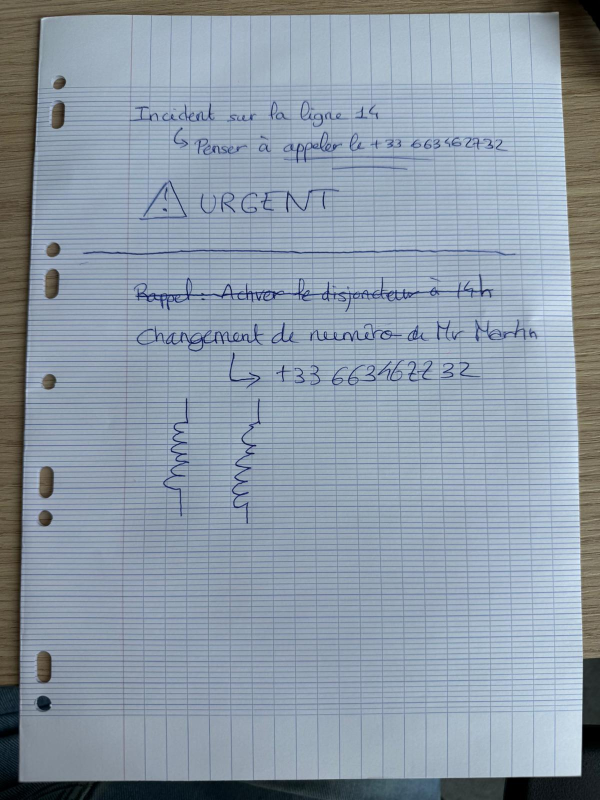
#> input picture src/proc/paper_detection/test_image.jpg, 1200 x 1600 px, given in place of the camera (shown at 1/2 size)
$ python config_shape_detector.py
#> lines starting #> are read from the running program, lines starting #| are printed output that depends on the picture; after the words box and inside, x2 and y2 are one past the last pixel; in counts of white or black regions, pixels touching at a corner belong together
### src/proc/paper_detection/shape_detector.py
# Detects quadrilateral shapes in an image and filters them based on size and color
# Only white quadrilaterals likely to represent sheets of paper are kept

import cv2
import numpy as np


# --- HYPERPARAMETERS ---
# Bilateral filtering
BILATERAL_D: int = 5               # Neighborhood diameter for bilateral filtering
BILATERAL_SIGMA_COLOR: int = 20    # Filter strength for color differences
BILATERAL_SIGMA_SPACE: int = 20    # Filter strength for spatial distance

# Edge detection (Canny)
CANNY_THRESHOLD1: int = 75         # Lower threshold for Canny edges
CANNY_THRESHOLD2: int = 200        # Upper threshold for Canny edges

# Morphology (closing edges)
MORPH_KERNEL_SIZE: int = 7         # Kernel size for closing gaps
MORPH_ITERATIONS: int = 1          # Number of closing iterations

# Polygon approximation
POLY_EPSILON_FACTOR: float = 0.01  # Fraction of perimeter for approxPolyDP

# Quadrilateral filtering
MIN_AREA_RATIO: float = 0.05       # Minimum area relative to image to keep polygon

# Color filtering (white areas)
MAX_SATURATION: int = 100          # Maximum saturation to consider a region white
MIN_VALUE: int = 175               # Minimum brightness to consider a region white


def preprocessed_image(img: np.ndarray, bilateral_d: int = BILATERAL_D, bilateral_sigma_color: int = BILATERAL_SIGMA_COLOR, bilateral_sigma_space:int = BILATERAL_SIGMA_SPACE) -> np.ndarray:
    """
    Convert the image to grayscale and apply a bilateral filter
    to reduce noise while preserving edges.
    """
    gray = cv2.cvtColor(img, cv2.COLOR_BGR2GRAY)
    denoised = cv2.bilateralFilter(gray, bilateral_d, bilateral_sigma_color, bilateral_sigma_space)
    return denoised


def shape_detector(img: np.ndarray, bilateral_d: int = BILATERAL_D, bilateral_sigma_color: int = BILATERAL_SIGMA_COLOR,
                bilateral_sigma_space: int = BILATERAL_SIGMA_SPACE, canny_threshold1: int = CANNY_THRESHOLD1, canny_threshold2: int = CANNY_THRESHOLD2,
                morph_kernel_size: int = MORPH_KERNEL_SIZE, morph_iterations: int = MORPH_ITERATIONS, poly_epsilon_factor: float = POLY_EPSILON_FACTOR,
                min_area_ratio: float = MIN_AREA_RATIO, max_saturation: int = MAX_SATURATION, min_value: int = MIN_VALUE) -> list[np.ndarray]:
    """
    Detect quadrilateral shapes in the image that likely correspond to sheets of paper

    Steps:
    - Preprocess image (grayscale + bilateral filter)
    - Detect edges using Canny and close gaps with morphology
    - Approximate contours to polygons
    - Filter quadrilaterals by area, convexity, and color (white)
    """
    proc = preprocessed_image(img, bilateral_d, bilateral_sigma_color, bilateral_sigma_space)
    h, w = img.shape[:2]

    # Binarize to find edges
    edges = cv2.Canny(proc, canny_threshold1, canny_threshold2)

    # Close gaps in edges
    kernel = cv2.getStructuringElement(cv2.MORPH_RECT, (morph_kernel_size, morph_kernel_size))
    edges = cv2.morphologyEx(edges, cv2.MORPH_CLOSE, kernel, iterations=morph_iterations)

    # Find contours
    contours, _ = cv2.findContours(
        edges, cv2.RETR_LIST, cv2.CHAIN_APPROX_SIMPLE)

    valid_shapes = []

    # Convert image to HSV
    hsv = cv2.cvtColor(img, cv2.COLOR_BGR2HSV)

    for cnt in contours:
        # Convex hull
        hull = cv2.convexHull(cnt)

        # Polygon approximation
        perimeter = cv2.arcLength(hull, True)
        approx = cv2.approxPolyDP(hull, poly_epsilon_factor * perimeter, True)

        # Keep only polygons likely to be sheets of paper
        if len(approx) == 4 and cv2.contourArea(cnt) > min_area_ratio * h * w and cv2.isContourConvex(approx):
            # Create mask for quadrilateral
            mask = np.zeros((h, w), dtype=np.uint8)
            cv2.drawContours(mask, [approx], -1, 255, -1)

            # Compute mean HSV values within quadrilateral
            mean_h, mean_s, mean_v = cv2.mean(hsv, mask=mask)[:3]

            # Condition: bright and low saturation (white)
            if mean_s < max_saturation and mean_v > min_value:
                valid_shapes.append(approx)

    return valid_shapes

### src/proc/paper_detection/config_shape_detector.py
# Configuration of parameters used for leaf detection via contour detection
# Returns the parameters to be updated in shape_detector.py after configuration

import sys, os
REPO_PATH = os.path.abspath(os.path.join(os.path.dirname(__file__), '../../..'))
if REPO_PATH not in sys.path:
    sys.path.insert(0, REPO_PATH)
import cv2
import numpy as np
import time
from src.proc.paper_detection.shape_detector import shape_detector


def tune_shape_detector_camera() -> dict[str, float]:
    """
    Interactive tuner for shape_detector
    """

    # Default values (sufficient for most cases)
    BILATERAL_D = 5
    BILATERAL_SIGMA_COLOR = 20
    BILATERAL_SIGMA_SPACE = 20
    CANNY_THRESHOLD1 = 75
    CANNY_THRESHOLD2 = 200
    MORPH_KERNEL_SIZE = 7
    MORPH_ITERATIONS = 1
    POLY_EPSILON_FACTOR = 0.01
    MIN_AREA_RATIO = 0.05
    MAX_SATURATION = 100
    MIN_VALUE = 175

    def nothing(x):
        pass

    cap = cv2.VideoCapture(0)
    cv2.namedWindow("Shape Detector Tuner", cv2.WINDOW_NORMAL)

    # Trackbars
    cv2.createTrackbar("D", "Shape Detector Tuner", BILATERAL_D, 20, nothing)
    cv2.createTrackbar("SIG_COLOR", "Shape Detector Tuner", BILATERAL_SIGMA_COLOR, 200, nothing)
    cv2.createTrackbar("SIG_SPACE", "Shape Detector Tuner", BILATERAL_SIGMA_SPACE, 200, nothing)
    cv2.createTrackbar("THRESHOLD1", "Shape Detector Tuner", CANNY_THRESHOLD1, 300, nothing)
    cv2.createTrackbar("THRESHOLD2", "Shape Detector Tuner", CANNY_THRESHOLD2, 300, nothing)
    cv2.createTrackbar("KERNEL_SIZE", "Shape Detector Tuner", MORPH_KERNEL_SIZE, 21, nothing)
    cv2.createTrackbar("ITERATIONS", "Shape Detector Tuner", MORPH_ITERATIONS, 10, nothing)
    cv2.createTrackbar("EPSILON", "Shape Detector Tuner", int(POLY_EPSILON_FACTOR*100), 20, nothing)
    cv2.createTrackbar("MIN_AREA", "Shape Detector Tuner", int(MIN_AREA_RATIO*100), 50, nothing)
    cv2.createTrackbar("MAX_SAT", "Shape Detector Tuner", MAX_SATURATION, 255, nothing)
    cv2.createTrackbar("MIN_VALUE", "Shape Detector Tuner", MIN_VALUE, 255, nothing)

    while True:
        ret, frame = cap.read()
#> frame is the input picture: shape (1600, 1200, 3); mean B, G, R 168.4, 154.6, 141.2
        if not ret:
            continue

        # Safe reading of the trackbar values
        bilateral_d = max(cv2.getTrackbarPos("D", "Shape Detector Tuner"), 1)
        bilateral_sigma_color = cv2.getTrackbarPos("SIG_COLOR", "Shape Detector Tuner")
        bilateral_sigma_space = cv2.getTrackbarPos("SIG_SPACE", "Shape Detector Tuner")
        canny_threshold1 = cv2.getTrackbarPos("THRESHOLD1", "Shape Detector Tuner")
        canny_threshold2 = cv2.getTrackbarPos("THRESHOLD2", "Shape Detector Tuner")
        morph_kernel_size = max(cv2.getTrackbarPos("KERNEL_SIZE", "Shape Detector Tuner"), 1)
        if morph_kernel_size % 2 == 0:
            morph_kernel_size += 1
        morph_iterations = max(cv2.getTrackbarPos("ITERATIONS", "Shape Detector Tuner"), 1)
        poly_epsilon_factor = max(cv2.getTrackbarPos("EPSILON", "Shape Detector Tuner") / 100, 0.001)
        min_area_ratio = max(cv2.getTrackbarPos("MIN_AREA", "Shape Detector Tuner") / 100, 0.001)
        max_saturation = cv2.getTrackbarPos("MAX_SAT", "Shape Detector Tuner")
        min_value = cv2.getTrackbarPos("MIN_VALUE", "Shape Detector Tuner")

        # Intermediate processing steps
        gray = cv2.cvtColor(frame, cv2.COLOR_BGR2GRAY)
        preproc = cv2.bilateralFilter(gray, d=bilateral_d, sigmaColor=bilateral_sigma_color, sigmaSpace=bilateral_sigma_space)
        edges = cv2.Canny(preproc, canny_threshold1, canny_threshold2)
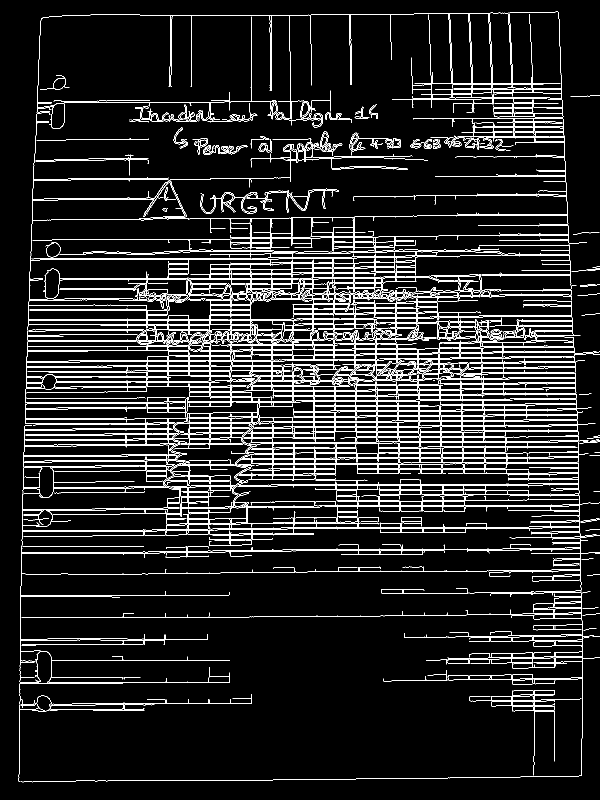
#> edges: shape (1600, 1200) (shown at 1/2 size); 8.4% white in thin lines or dots
        kernel = cv2.getStructuringElement(cv2.MORPH_RECT, (morph_kernel_size, morph_kernel_size))
        closed = cv2.morphologyEx(edges, cv2.MORPH_CLOSE, kernel, iterations=morph_iterations)
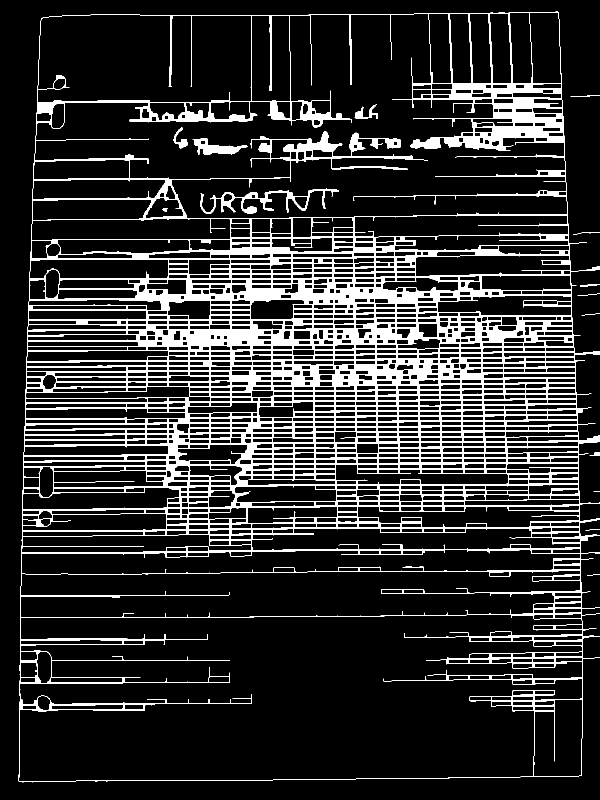
#> closed: shape (1600, 1200) (shown at 1/2 size); 14.6% white; 15 white regions (1 under 20 px)

        shapes = shape_detector(frame, bilateral_d, bilateral_sigma_color, bilateral_sigma_space,
                                canny_threshold1, canny_threshold2, morph_kernel_size, morph_iterations,
                                poly_epsilon_factor, min_area_ratio, max_saturation, min_value)
#> in shape_detector, `contours, _ = cv2.findContours( edges, cv2.RETR_LIST, cv2.CHAIN_APPROX..`: contours = 1194 contours, 7 with area under 20; largest, box (x1, y1, x2, y2) and area: (37, 23, 1200, 1565) 1673620, (37, 1228, 1166, 1564) 322753, (68, 27, 1135, 438) 219903, (40, 1140, 1162, 1236) 91803, (75, 29, 503, 206) 72112
#> in shape_detector, `hsv = cv2.cvtColor(img, cv2.COLOR_BGR2HSV)`: hsv: shape (1600, 1200, 3); mean H, S, V 96.9, 52.5, 171
#> the loop in shape_detector, `for cnt in contours:` made 1194 passes
#> perimeter on passes 1 to 3: 95.66, 94.1, 70.49
#> after the loop in shape_detector, `for cnt in contours:`: valid_shapes = []
#> shapes = []

        # Display contours on a copy of the image
        detected = frame.copy()
        for s in shapes:
            cv2.drawContours(detected, [s], -1, (0, 255, 0), 4)
#> this loop made 0 passes

        # Resize all steps for a 2x2 canvas
        h, w = frame.shape[:2]
#> h = 1600; w = 1200
        preproc_color = cv2.cvtColor(preproc, cv2.COLOR_GRAY2BGR)
        edges_color = cv2.cvtColor(edges, cv2.COLOR_GRAY2BGR)
#> edges_color: shape (1600, 1200, 3); 8.4% white in thin lines or dots
        closed_color = cv2.cvtColor(closed, cv2.COLOR_GRAY2BGR)
#> closed_color: shape (1600, 1200, 3); 14.6% white; 15 white regions (1 under 20 px), largest, box (x1, y1, x2, y2) and area: (37, 23, 1200, 1565) 275136, (401, 377, 678, 428) 2916, (385, 277, 495, 310) 1603

        preproc_resized = cv2.resize(preproc_color, (w//2, h//2))
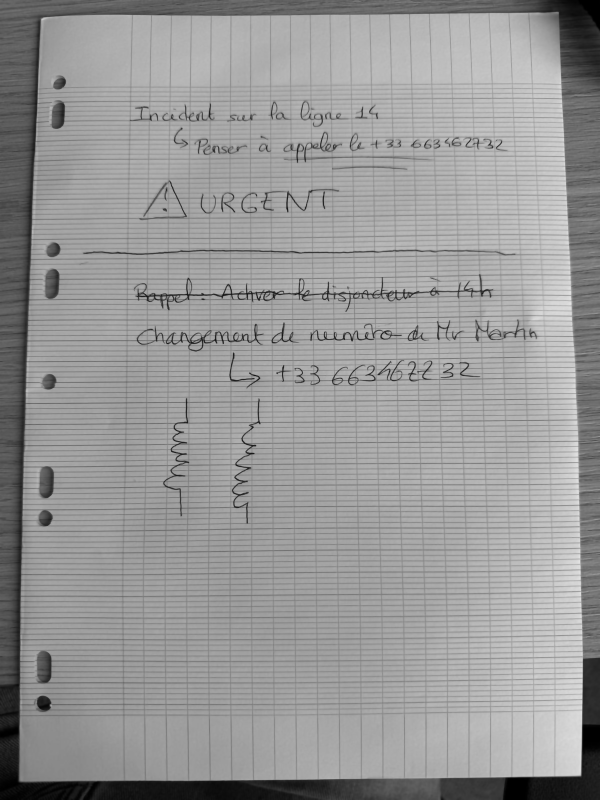
#> preproc_resized: shape (800, 600, 3); min 0, max 227, mean 152
        edges_resized = cv2.resize(edges_color, (w//2, h//2))
        closed_resized = cv2.resize(closed_color, (w//2, h//2))
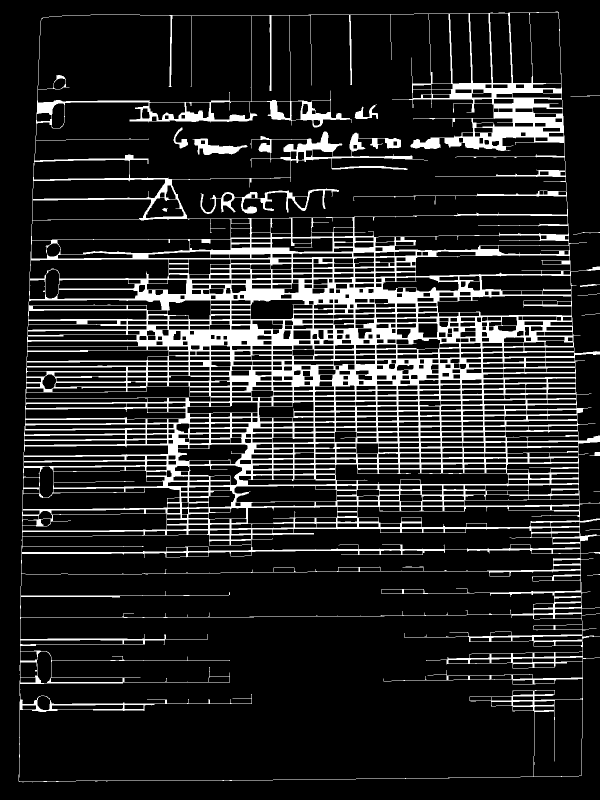
#> closed_resized: shape (800, 600, 3); min 0, max 255, mean 37.4
        detected_resized = cv2.resize(detected, (w//2, h//2))

        # Combine into a 2x2 canvas
        top = np.hstack((preproc_resized, edges_resized))
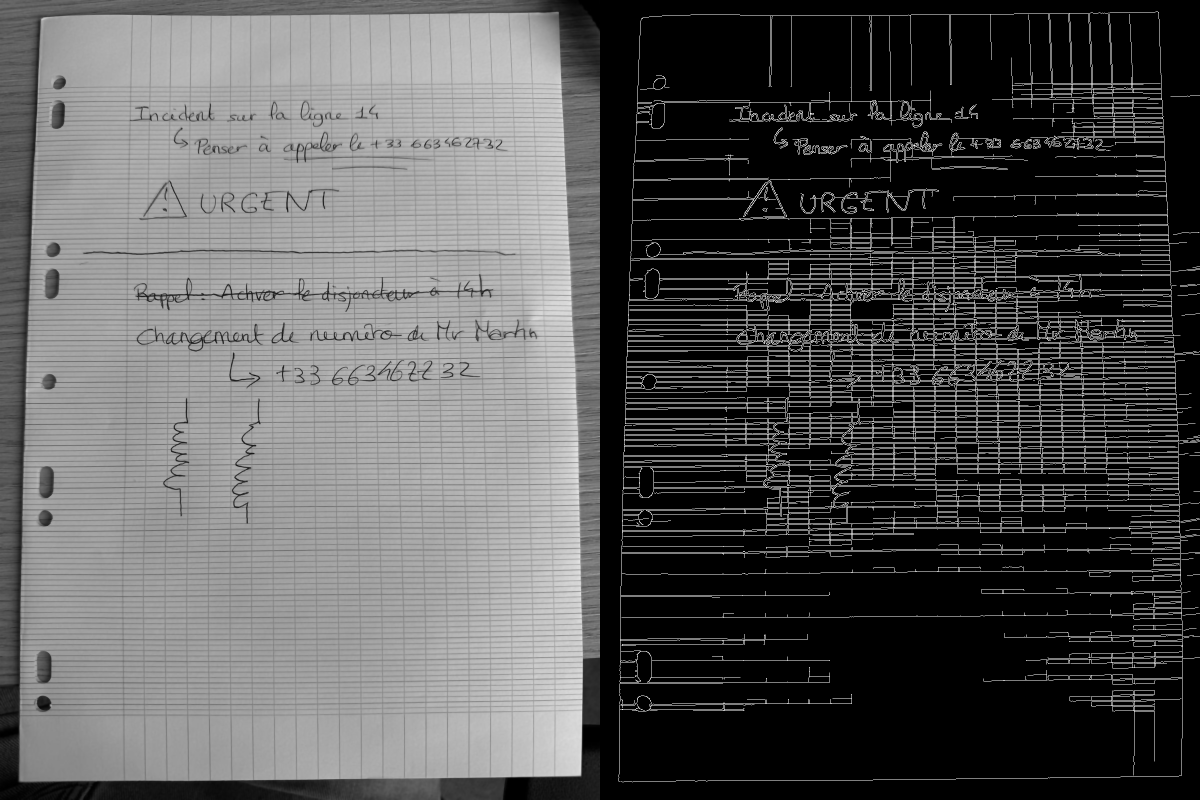
#> top: shape (800, 1200, 3); min 0, max 255, mean 86.7
        bottom = np.hstack((closed_resized, detected_resized))
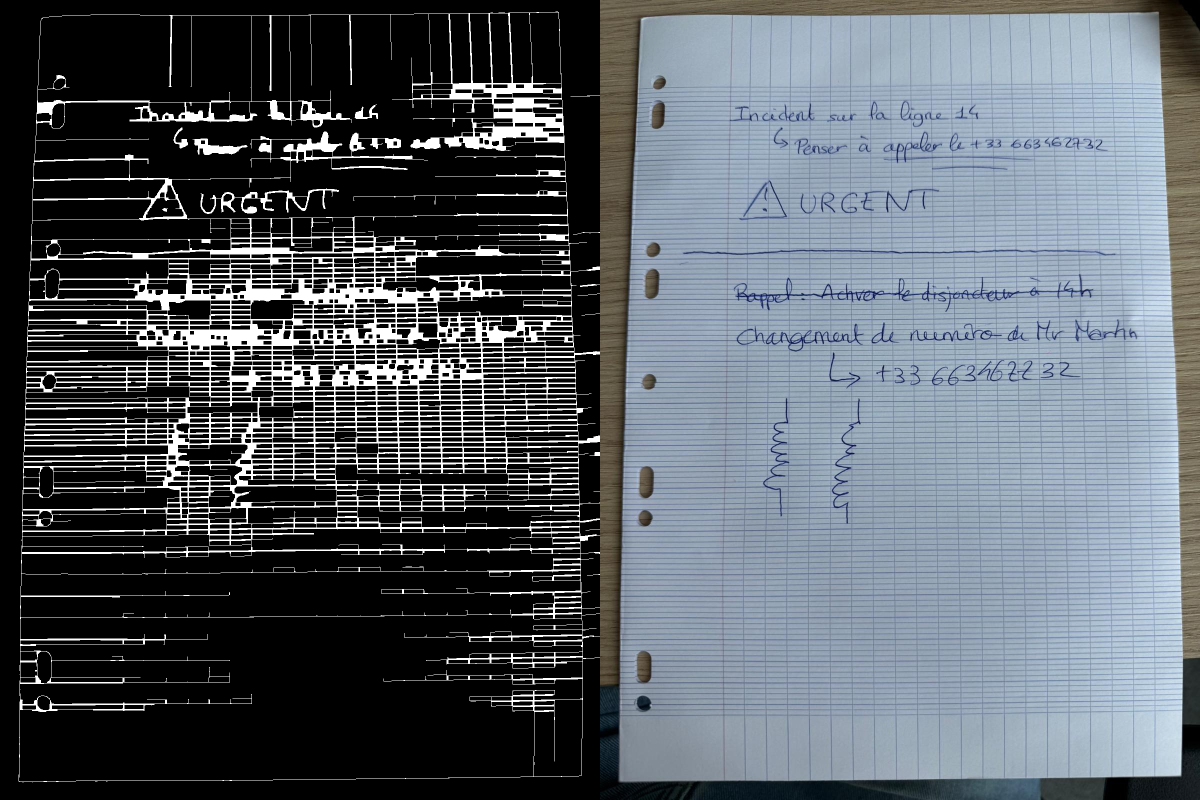
#> bottom: shape (800, 1200, 3); mean B, G, R 103, 96.1, 89.3
        canvas = np.vstack((top, bottom))
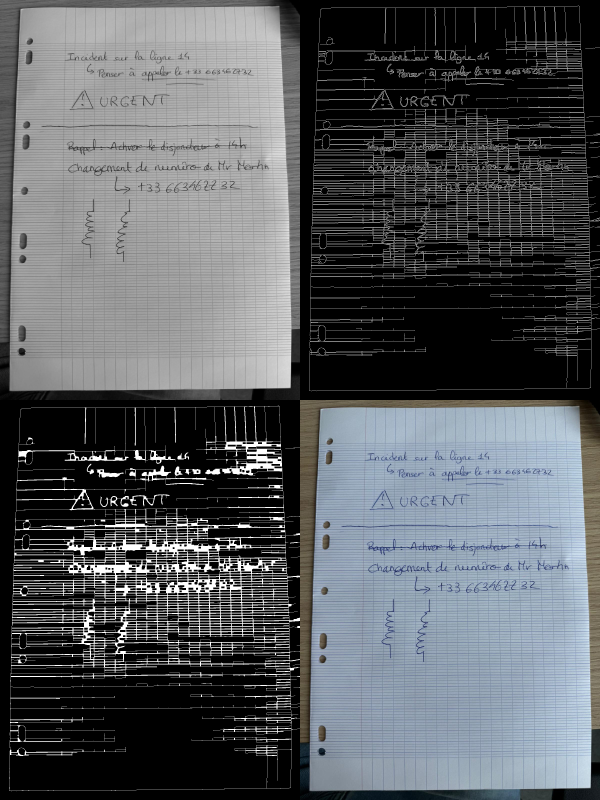
#> canvas: shape (1600, 1200, 3) (shown at 1/2 size); mean B, G, R 94.8, 91.4, 88

        cv2.imshow("Shape Detector Tuner", canvas)

        if cv2.waitKey(30) == ord('q'):
#> (key q is pressed here)
            break
        time.sleep(0.01)

    cap.release()
    cv2.destroyAllWindows()

    # Return the final configuration
    final_config = {
        "BILATERAL_D": bilateral_d,
        "BILATERAL_SIGMA_COLOR": bilateral_sigma_color,
        "BILATERAL_SIGMA_SPACE": bilateral_sigma_space,
        "CANNY_THRESHOLD1": canny_threshold1,
        "CANNY_THRESHOLD2": canny_threshold2,
        "MORPH_KERNEL_SIZE": morph_kernel_size,
        "MORPH_ITERATIONS": morph_iterations,
        "POLY_EPSILON_FACTOR": poly_epsilon_factor,
        "MIN_AREA_RATIO": min_area_ratio,
        "MAX_SATURATION": max_saturation,
        "MIN_VALUE": min_value,
    }
    return final_config


if __name__ == "__main__":
    cfg = tune_shape_detector_camera()
    print("Configuration finale :", cfg)
